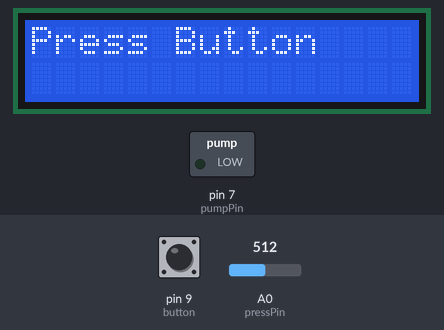
Bench run of a sketch on a simulated Arduino Uno, built with avr-gcc and run on an emulated ATmega328P. Parts: 16×2 character LCD, switched loads named in the sketch (green lamp = pin HIGH). The test bench sets the inputs (shaded band); at power-on: pin 9 (button) HIGH, A0 (pressPin) = 512.

Above: at 4.2 s.
4.3 s: pin 9 (button) pulled LOW for 0.15 s
At 6.0 s:
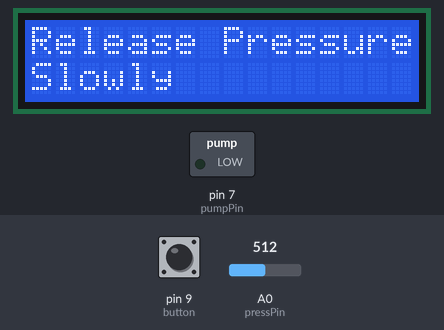
7.4 s: A0 (pressPin) set to 270
10.4 s: A0 (pressPin) set to 234
At 11.4 s:
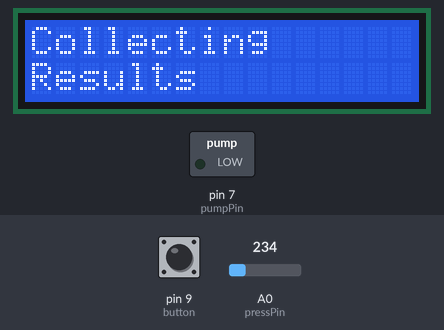
11.9 s: A0 (pressPin) set to 180
At 14.6 s:
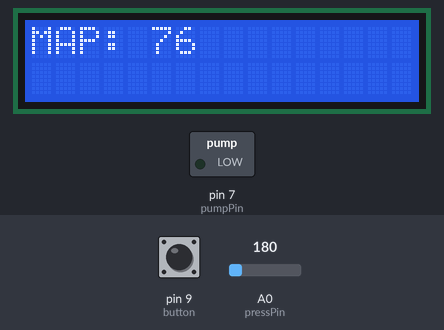
Timing chart, 0 to 16.1 s (numbered marks = the images above; inputs shaded):
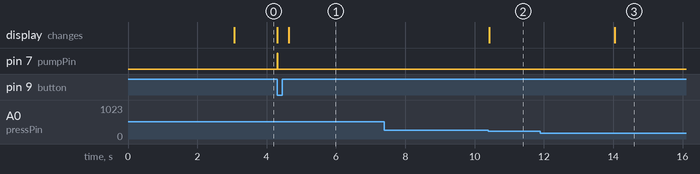

Measured:
- the behaviour switches between 253 and 252 on A0 (pressPin) (found by bisection; images 1 and 2)
- after the input at 4.3 s, pin 7 (pumpPin): LOW → HIGH at once, → LOW 0.02 s later; the display: first changes at once (image 1 shows a later state)
- after the input at 7.4 s, every drawn part: stays the same
- after the input at 10.4 s, the display: changes at once (image 2)

The sketch:

sphygmomanometer.ino
```cpp
#include <Button.h>         // Include library for using tactile switch
#include <LiquidCrystal.h>  // Include library for using LCD Screen

// Initialize the library with the interface pins
LiquidCrystal lcd(12, 11, 5, 4, 3, 2);
int pressPin = A0;      // Pin at the output of the amplified sensor
int pumpPin = 7;        // Pin for controlling the air pump
int pumpCmd = 0;        // Set the pump to 0 at the beginning
float sensorValue = 0;  // Initialize sensor value;
float pressure = 0;     // Initialize converted pressure value
Button button(9);       // Initialize button pin for communication
boolean hasStarted;     // Initialize boolean for button logic
boolean firstTime;
int diastolic;
int systolic;
int meanPressure;
int presMeas[15];
int anaz[15];
int index[8];
int p1;
int p2;
int count;
int maxf;


void setup()
{
  // set up the LCD's number of columns and rows
  lcd.begin(16, 2);
  lcd.clear();
  // Print a message to the LCD
  button.begin();
  pinMode(pumpPin, OUTPUT); // Indicate that controlling the air pump is an output
  pinMode(pressPin, INPUT); // Indicate that reading the pressure is an input
  Serial.begin(9600);       // Initialize communication with serial monitor
  analogWrite(pumpPin, pumpCmd); // Set air pump to 0 speed
  initialize();
}

void loop()
{
  runProgram();
}


void initialize() {
  lcd.clear();
  lcd.print("Setting Up...");
  analogWrite(pumpPin, pumpCmd);
  hasStarted = false;
  firstTime = true;
  diastolic = 0;
  systolic = 0;
  meanPressure = 0;
  int presMeas[] = {0, 0, 0, 0, 0, 0, 0, 0, 0, 0, 0, 0, 0, 0, 0};
  int anaz[] = {0, 0, 0, 0, 0, 0, 0, 0, 0, 0, 0, 0, 0, 0, 0};
  int index[] = {0, 0, 0, 0, 0, 0, 0, 0};
  count = 0;
  maxf = 0;
  delay(3000);
}
void(* resetFunc) (void) = 0;//declare reset function at address 0

void runProgram() {
  if (!button.pressed() && !hasStarted) {
  if (firstTime) {
    lcd.clear();
    lcd.print("Press Button");
    firstTime = false;
    delay(10);
  } else {
    // do nothing
    delay(10);
  }
 } else if(button.pressed() && !hasStarted){
  hasStarted = true;
 } else {
    hasStarted = true;
    cuffPump();
    deflateCuff();
    maxFluct(anaz);
    firstTime = true;
    getIndex();
    int total = 0;
    for (int l = 0; l < 1; l++) {
      total = presMeas[index[l]] + total;
    }
    meanPressure = (total / count) * (200/102);
    diastolic = .85 * meanPressure;
    systolic = .55 * meanPressure;
    lcd.clear();
    lcd.print("MAP: ");
    lcd.print(meanPressure);
    delay(5000);
    lcd.clear();
    lcd.print("Diastolic: ");
    lcd.print(diastolic);
    lcd.setCursor(0,1);
    lcd.print("Systolic: ");
    lcd.print(systolic);
    delay(10000);
    while (!button.pressed()) {
      if (firstTime) {
        lcd.clear();
        lcd.print("Press to");
        lcd.setCursor(0,1);
        lcd.print("reset");
        delay(20);
        hasStarted = false;
        firstTime = false;
      } else if (button.pressed()){
        initialize();
        resetFunc();
      } else {
        delay(10);
      }
    }
 }
}


float getPressure() {
  /*
   * Section to read the analog pressure and
   * convert to mmHg based on calibration
   */
  sensorValue = analogRead(pressPin);
  //int output = map(sensorValue, 87, 321, 0, 200);
  int output = map(sensorValue, 87, 280, 0, 200);
  return output;
}

void cuffPump() {
  analogWrite(pumpPin, 255);
  while (pressure < 190) {
    pressure = getPressure();
    lcd.clear();
    lcd.print("Inflating...");
    lcd.setCursor(0,1);
    lcd.print(pressure);
    lcd.print(" mmHg");
    delay(10);
  }
  analogWrite(pumpPin, 0);
}

void deflateCuff() {
  while (pressure > 170) {
    lcd.clear();
    lcd.print("Release Pressure");
    lcd.setCursor(0,1);
    lcd.print("Slowly");
    pressure = getPressure();
    delay(20);
  }
  lcd.clear();
  lcd.print("Collecting");
  lcd.setCursor(0,1);
  lcd.print("Results");
  int count = 0;
   for (int i = 0; i < 15; i++) {
      if (i > 8) {
        delay(150);
      } else {
        delay(100);
      }
      pressure = getPressure();
      presMeas[i] = pressure;
      delay(20);
      p1 = getPressure();
      delay(100);
      p2 = getPressure();
      anaz[i] = max(p1,p2);
   }
}

void maxFluct(int array[]) {
  for (int j = 0; j < 15; j++) {
    if (array[j] > maxf) {
      maxf = array[j];
    }
  }
}

void getIndex() {
  for (int k = 5; k < 15; k++) {
    if (anaz[k] == maxf) {
      index[k - 5] = 5;
      count++;
    }
  }
}
```
